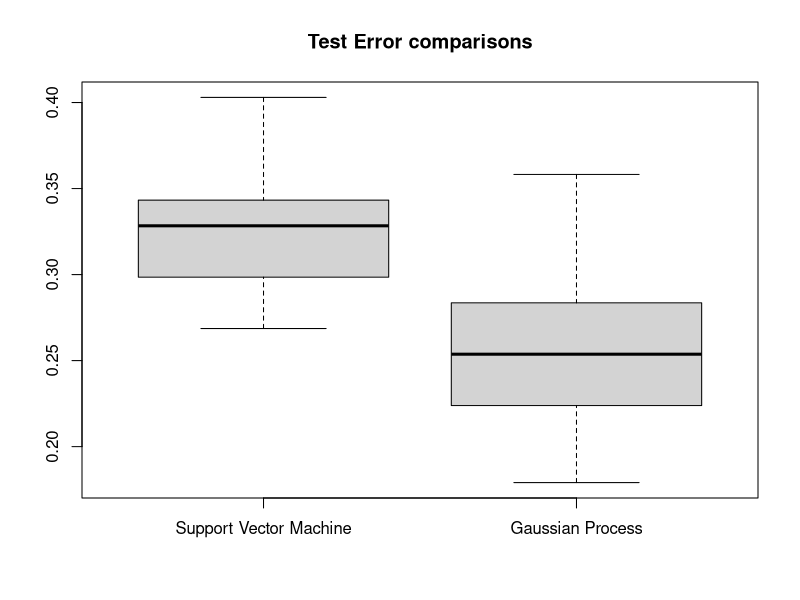

The R script that drew this image:
#       Stratified Holdout for Comparison of Learners
#
#               source('stratified-holdout-1.R')
#
#                (c) Ernest Fokoue, Summer 2010
#

graphics.off()

stratified.holdout <- function(y, ptr)
{
  n              <- length(y)
  labels         <- unique(y)       # Obtain classifiers
  id.tr <- id.te <- NULL
  # Loop once for each unique label value
  for(j in 1:length(labels)) 
  {
    sj    <- which(y==labels[j])  # Grab all rows of label type j  
    nj    <- length(sj)           # Count of label j rows to calc proportion below
    
    id.tr <- c(id.tr, (sample(sample(sample(sj))))[1:round(nj*ptr)])
  }                               # Concatenates each label type together 1 by 1
  
  id.te  <- (1:n) [-id.tr]          # Obtain and Shuffle test indices to randomize                                
  
  return(list(idx1=id.tr,idx2=id.te)) 
}  


#
# Example
#


library(kernlab)
library(MASS)

XY <- Pima.tr
pos <- ncol(XY)    # Position of the response variable

colnames(XY)[pos] <- 'Y'

R        <- 50
test.err <- matrix(1, nrow=R, ncol=2)
ptr <- 2/3

for(r in 1:R)
{
  
  hold <- stratified.holdout(as.factor(XY[,pos]), ptr) 
  id.tr <- hold$idx1
  id.te <- hold$idx2
  
  ksvm.xy <- ksvm(Y~., data=XY[id.tr,], kernel='rbfdot', type='nu-svc')
  test.err[r,1] <- 1-sum(diag(prop.table(table(XY[id.te,pos],predict(ksvm.xy, XY[id.te,-pos])))))
  
  gauss.xy <- gausspr(Y~., data=XY[id.tr,], kernel='rbfdot')
  test.err[r,2] <- 1-sum(diag(prop.table(table(XY[id.te,pos],predict(gauss.xy, XY[id.te,-pos])))))
  
} 

x11()
boxplot(test.err, names=c('Support Vector Machine', 'Gaussian Process'), main='Test Error comparisons')


  
